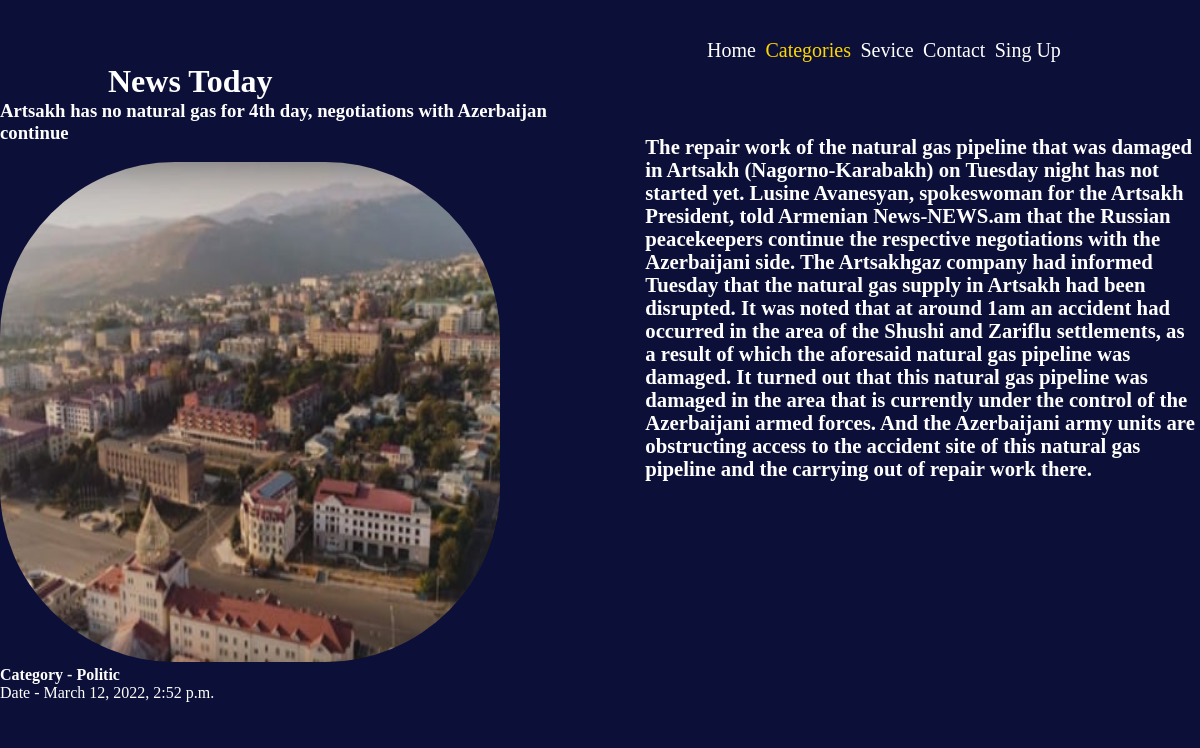
Screenshot of /post/artsakh-has-no-natural-gas-for-4th-day-negotiations-with-azerbaijan-continue-1/ with the database file from the repository.
### polls/models.py (models this page shows, shortened)
class News(models.Model):
	category = models.ForeignKey(Categories,on_delete=models.CASCADE, verbose_name='Main Category', related_name='main')
	aditional_category = models.ManyToManyField(Categories,blank=True,verbose_name='Aditional Category',related_name='aditional')
	name = models.CharField(max_length=300)
	slug = models.SlugField(max_length=350,unique=True)
	text = models.TextField(max_length=10000)
	date = models.DateTimeField(auto_now=True)
	photo = models.ImageField(upload_to='photos')
	public = models.BooleanField(default=True)
	class Meta:
		verbose_name = 'News'
		verbose_name_plural = 'Posts'

class Categories(models.Model):
	name = models.CharField(max_length=100)
	slug = models.SlugField(max_length=150)
	public = models.BooleanField(default=True)
	def __str__(self):
		return f"{self.name}"
	class Meta:
		verbose_name = 'Category'
		verbose_name_plural = 'Categories'

### polls/views.py (the view)
# urls.py: path('post/<slug:slug>/',NewsDetailView.as_view(), name = 'post'),
class NewsDetailView(Categories,DetailView):
	model = News
	template_name = 'post.html'
	context_object_name = 'News'
	def get_context_data(self, *, object_list=None, **kwargs):
		context = super().get_context_data(**kwargs)
		context['cat'] = Categories.objects.all()
		context['title'] = str(context['News'].name)
		return context

### templates/post.html (shortened to what this page needs)
<!DOCTYPE html>
{% load static %}
<html lang="en">
<head>
	<link rel="stylesheet" href="{% static 'css/style.css' %}">
</head>
<body style="background: #0C0F38;">
	<header>
		<div class="text">
			<h1><a href="{% url 'news'%}" class="texto">News Today</a></h1>
		</div>
		<div class="main">
			<ul>
				<li><a href="{% url 'news'%}" style="color: unset;">Home</a></li>
				<li><a href="{% url 'cat' %}" style="color: gold;">Categories</a></li>
				<li><a href="#">Sevice</a></li>
				<li><a href="#">Contact</a></li>
				<li><a href="#">Sing Up</a></li>
			</ul>
		</div>
	</header>
	<div class="container"><br>
		<div class="conto">
			<h3 class="name">{{News.name}}</h3><br>
			<img src="{{News.photo.url}}" height="500px" alt="">
			<h4>Category - {{News.category}}</h4>
			<p>Date - {{News.date}}</p><br>
		</div>
		<div class="textik">
			<h5>{{News.text}}</h5>
		</div>
	</div>
</body>
</html>

### static/css/style.css (style rules this page uses)
* { margin: 0; box-sizing: border-box; }
header { width: 100%; height: 100px; background: #0C0F38; color: white; display: flex; }
.text { width: 50%; height: 100%; display: flex; margin-left: 9%; align-items: flex-end; }
.text h1 { cursor: pointer; }
.main { width: 80%; height: 100%; font-size: 20px; display: flex; align-items: center; justify-content: center; z-index: 3; }
.main ul { width: 60%; display: flex; justify-content: space-around; }
.main li:first-child a { color: gold; }
.main li { list-style-type: none; }
.main a { color: white; text-decoration: none; transition: .5s; }
.texto { text-decoration: none; color: white; }
.textik { width: 50%; height: 100%; display: flex; margin-left: 6%; margin-top: 3%; font-size: 25px; align-items: flex-end; }
.container { height: 100%; background: #0C0F38; color: white; display: flex; }
.container h4,p { margin: auto; }
.container img { border-radius: 35%; width: 500px; height: 500px; }

### rows the page displays
News: name "Artsakh has no natural gas for 4th day, negotiations with Azerbaijan continue", photo (picture), category "Politic", date "March 12, 2022, 2:52 p.m.", text "The repair work of the natural gas pipeline that was damaged in Artsakh (Nagorno-Karabakh) on Tuesday night has not started yet. Lusine Avanesyan, spokeswoman for the Artsakh President, told Armenian News-NEWS.am that the Russian peacekeepers continue the respective negotiations with the Azerbaijani side. The Artsakhgaz company had informed Tuesday that the natural gas supply in Artsakh had been disrupted. It was noted that at around 1am an accident had occurred in the area of the Shushi and Zariflu settlements, as a result of which the aforesaid natural gas pipeline was damaged. It turned out that this natural gas pipeline was damaged in the area that is currently under the control of the…"
